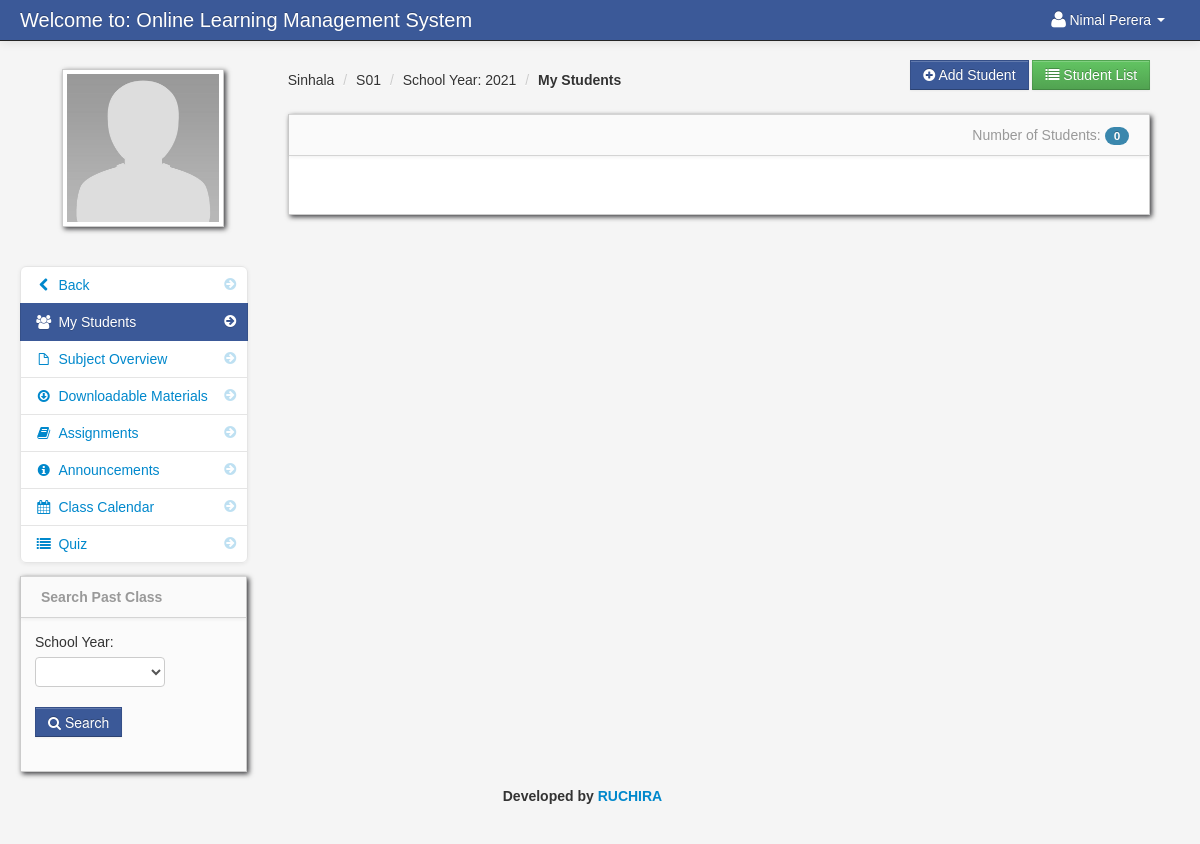
Page /my_students.php?id=1 (signed in) on the committed database.
### tables this page shows
CREATE TABLE `teacher` (
  `teacher_id` int(11) NOT NULL,
  `username` varchar(100) NOT NULL,
  `password` varchar(200) NOT NULL,
  `firstname` varchar(100) NOT NULL,
  `lastname` varchar(100) NOT NULL,
  `department_id` int(11) NOT NULL,
  `location` varchar(200) NOT NULL,
  `about` varchar(500) NOT NULL,
  `teacher_status` varchar(20) NOT NULL,
  `teacher_stat` varchar(100) NOT NULL
);

CREATE TABLE `teacher_class` (
  `teacher_class_id` int(11) NOT NULL,
  `teacher_id` int(11) NOT NULL,
  `class_id` int(11) NOT NULL,
  `subject_id` int(11) NOT NULL,
  `thumbnails` varchar(100) NOT NULL,
  `school_year` varchar(100) NOT NULL
);

CREATE TABLE `class` (
  `class_id` int(11) NOT NULL,
  `class_name` varchar(100) NOT NULL
);

CREATE TABLE `subject` (
  `subject_id` int(11) NOT NULL,
  `subject_code` varchar(100) NOT NULL,
  `subject_title` varchar(100) NOT NULL,
  `category` varchar(100) NOT NULL,
  `description` longtext NOT NULL,
  `unit` int(11) NOT NULL,
  `Pre_req` varchar(100) NOT NULL,
  `semester` varchar(100) NOT NULL
);

### session.php (called while the page is built, shortened)
<?php
$session_id=$_SESSION['id'];
?>

### my_students_breadcrums.php (the view)
<?php $class_query = mysqli_query($conn,"select * from teacher_class
LEFT JOIN class ON class.class_id = teacher_class.class_id
LEFT JOIN subject ON subject.subject_id = teacher_class.subject_id
where teacher_class_id = '$get_id'")or die(mysqli_error());
$class_row = mysqli_fetch_array($class_query);
?>
<ul class="breadcrumb">
	<li><a href="#"><?php echo $class_row['class_name']; ?></a> <span class="divider">/</span></li>
	<li><a href="#"><?php echo $class_row['subject_code']; ?></a> <span class="divider">/</span></li>
	<li><a href="#">School Year: <?php echo $class_row['school_year']; ?></a> <span class="divider">/</span></li>
	<li><a href="#"><b>My Students</b></a></li>
</ul>

### navbar_teacher.php (shortened to what this page needs)
	<div class="navbar navbar-fixed-top navbar-inverse">
           <div class="navbar-inner">
               <div class="container-fluid">
                   <a class="brand" href="#">Welcome to: Online Learning Management System</a>
							<div class="nav-collapse collapse">
								<ul class="nav pull-right">
												<?php $query= mysqli_query($conn,"select * from teacher where teacher_id = '$session_id'")or die(mysqli_error());
														$row = mysqli_fetch_array($query);
												?>
												<li class="dropdown">
													<a href="#" role="button" class="dropdown-toggle" data-toggle="dropdown"> <i class="icon-user icon-large"></i><?php echo $row['firstname']." ".$row['lastname'];  ?> <i class="caret"></i></a>
												</li>
								</ul>
							</div>
               </div>
           </div>
</div>

### class_sidebar.php
<div class="span3" id="sidebar">
	<img id="avatar" src="admin/<?php echo $row['location']; ?>" class="img-polaroid">
			<ul class="nav nav-list bs-docs-sidenav nav-collapse collapse">
				<li class=""><a href="dasboard_teacher.php"><i class="icon-chevron-right"></i><i class="icon-chevron-left"></i>&nbsp;Back</a></li>
				<li class="active"><a href="my_students.php<?php echo '?id='.$get_id; ?>"><i class="icon-chevron-right"></i><i class="icon-group"></i>&nbsp;My Students</a></li>
				<li class=""><a href="subject_overview.php<?php echo '?id='.$get_id; ?>"><i class="icon-chevron-right"></i><i class="icon-file"></i>&nbsp;Subject Overview</a></li>
				<li class=""><a href="downloadable.php<?php echo '?id='.$get_id; ?>"><i class="icon-chevron-right"></i><i class="icon-download"></i>&nbsp;Downloadable Materials</a></li>
				<li class=""><a href="assignment.php<?php echo '?id='.$get_id; ?>"><i class="icon-chevron-right"></i><i class="icon-book"></i>&nbsp;Assignments</a></li>
				<li class=""><a href="announcements.php<?php echo '?id='.$get_id; ?>"><i class="icon-chevron-right"></i><i class="icon-info-sign"></i>&nbsp;Announcements</a></li>
				<li class=""><a href="class_calendar.php<?php echo '?id='.$get_id; ?>"><i class="icon-chevron-right"></i><i class="icon-calendar"></i>&nbsp;Class Calendar</a></li>
				<li class=""><a href="class_quiz.php<?php echo '?id='.$get_id; ?>"><i class="icon-chevron-right"></i><i class="icon-list"></i>&nbsp;Quiz</a></li>
			</ul>
			<?php include('search_other_class.php'); ?>
</div>

### admin/assets/styles.css (style rules this page uses)
body { padding-top: 60px; padding-bottom: 40px; background-color: #f5f5f5; }
.breadcrumb { margin: 0 0 0px; padding: 10px 0px; background-color: transparent; }
.bs-docs-sidenav { max-width: 228px; margin: 30px 0 0; padding: 0; background-color: #fff; -webkit-border-radius: 6px; -moz-border-radius: 6px; border-radius: 6px; -webkit-box-shadow: 0 1px 4px rgba(0,0,0,.065); -moz-box-shadow: 0 1px 4px rgba(0,0,0,.065); box-shadow: 0 1px 4px rgba(0,0,0,.065); }
.bs-docs-sidenav > li > a { display: block; width: 190px \9; margin: 0 0 -1px; padding: 8px 14px; border: 1px solid #e5e5e5; }
.bs-docs-sidenav > li:first-child > a { -webkit-border-radius: 6px 6px 0 0; -moz-border-radius: 6px 6px 0 0; border-radius: 6px 6px 0 0; }
.bs-docs-sidenav > li:last-child > a { -webkit-border-radius: 0 0 6px 6px; -moz-border-radius: 0 0 6px 6px; border-radius: 0 0 6px 6px; }
.bs-docs-sidenav > .active > a { position: relative; z-index: 2; padding: 9px 15px; border: 0; text-shadow: 0 1px 0 rgba(0,0,0,.15); -webkit-box-shadow: inset 1px 0 0 rgba(0,0,0,.1), inset -1px 0 0 rgba(0,0,0,.1); -moz-box-shadow: inset 1px 0 0 rgba(0,0,0,.1), inset -1px 0 0 rgba(0,0,0,.1); box-shadow: inset 1px 0 0 rgba(0,0,0,.1), inset -1px 0 0 rgba(0,0,0,.1); }
.bs-docs-sidenav .icon-chevron-right { float: right; margin-top: 2px; margin-right: -6px; opacity: .25; }
.bs-docs-sidenav .active .icon-chevron-right, .bs-docs-sidenav .active a:hover .icon-chevron-right { opacity: 1; }

### rows in the picture
teacher: firstname "Nimal", lastname "Perera", location (placeholder picture)
teacher_class: class.class_name "Sinhala", subject.subject_code "S01", school_year "2021"

### other values in the picture
$count_my_student "0"
